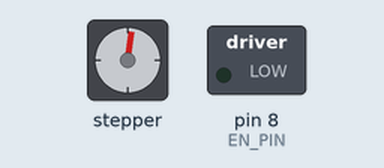
A sketch run on a simulated Arduino Uno, built with avr-gcc and run on an emulated ATmega328P. Parts: stepper motor, switched loads named in the sketch (green lamp = pin HIGH). Stepper angles assume 200 steps per turn.

Above: at 0.4 s.
Timing chart, 0 to 40.0 s (numbered marks = the images above):
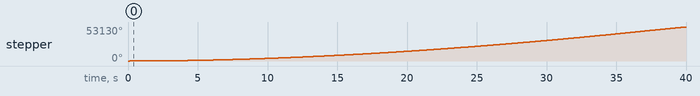

The sketch:

1-Motor-Durchgehend.ino
```cpp
#include <AccelStepper.h>

// CNC Shield Pins
// X-Achse
const int X_STEP_PIN = 2;
const int X_DIR_PIN  = 5;

// Gemeinsamer Enable-Pin
const int EN_PIN = 8;

// Stepper-Objekte (DRIVER-Modus)
AccelStepper stepperX(AccelStepper::DRIVER, X_STEP_PIN, X_DIR_PIN);
void setup() {
  pinMode(EN_PIN, OUTPUT);
  digitalWrite(EN_PIN, LOW); // Treiber EIN

  // Motorparameter
  stepperX.setMaxSpeed(1800);
  stepperX.setAcceleration(50);
}

void loop() {

  // Beispielbewegung:
  // Alle Achsen fahren gleichzeitig
  stepperX.moveTo(50000);
  // Solange eine Achse noch nicht am Ziel ist → alle laufen lassen
  while ( stepperX.distanceToGo() != 0 ) {
    stepperX.run();
  }

  delay(700);

  // Zurückfahren
  stepperX.moveTo(0);

  while ( stepperX.distanceToGo() != 0 ){
    stepperX.run();}

  delay(700);
}
```

Measured:
- by itself, stepper: keeps turning clockwise at about 1333°/s
